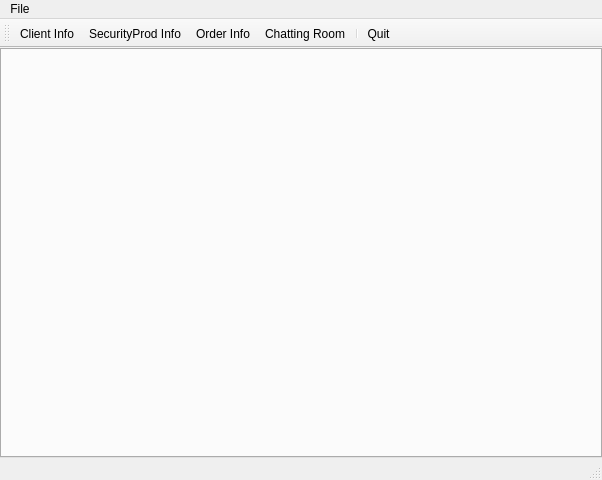
<?xml version="1.0" encoding="UTF-8"?>
<ui version="4.0">
 <class>MainWindow_Admin</class>
 <widget class="QMainWindow" name="MainWindow_Admin">
  <property name="geometry">
   <rect>
    <x>0</x>
    <y>0</y>
    <width>602</width>
    <height>480</height>
   </rect>
  </property>
  <property name="windowTitle">
   <string>MainWindow</string>
  </property>
  <widget class="QWidget" name="centralwidget">
   <layout class="QVBoxLayout" name="verticalLayout">
    <property name="leftMargin">
     <number>0</number>
    </property>
    <property name="topMargin">
     <number>0</number>
    </property>
    <property name="rightMargin">
     <number>0</number>
    </property>
    <property name="bottomMargin">
     <number>0</number>
    </property>
    <item>
     <widget class="QTabWidget" name="tabWidget">
      <property name="currentIndex">
       <number>-1</number>
      </property>
     </widget>
    </item>
   </layout>
  </widget>
  <widget class="QMenuBar" name="menubar">
   <property name="geometry">
    <rect>
     <x>0</x>
     <y>0</y>
     <width>602</width>
     <height>37</height>
    </rect>
   </property>
   <widget class="QMenu" name="menuFile">
    <property name="title">
     <string>File</string>
    </property>
    <addaction name="actionClient_Info"/>
    <addaction name="actionSecurityProd_Info"/>
    <addaction name="actionOrder_Info"/>
    <addaction name="actionChatting_Room"/>
    <addaction name="separator"/>
    <addaction name="actionQuit"/>
   </widget>
   <addaction name="menuFile"/>
  </widget>
  <widget class="QStatusBar" name="statusbar"/>
  <widget class="QToolBar" name="toolBar">
   <property name="windowTitle">
    <string>toolBar</string>
   </property>
   <attribute name="toolBarArea">
    <enum>TopToolBarArea</enum>
   </attribute>
   <attribute name="toolBarBreak">
    <bool>false</bool>
   </attribute>
   <addaction name="actionClient_Info"/>
   <addaction name="actionSecurityProd_Info"/>
   <addaction name="actionOrder_Info"/>
   <addaction name="actionChatting_Room"/>
   <addaction name="separator"/>
   <addaction name="actionQuit"/>
  </widget>
  <action name="actionClient_Info">
   <property name="icon">
    <iconset resource="ImagesTool.qrc">
     <normaloff>:/images/public-relation.png</normaloff>:/images/public-relation.png</iconset>
   </property>
   <property name="text">
    <string>Client Info</string>
   </property>
  </action>
  <action name="actionSecurityProd_Info">
   <property name="icon">
    <iconset resource="ImagesTool.qrc">
     <normaloff>:/images/firewall-security.png</normaloff>:/images/firewall-security.png</iconset>
   </property>
   <property name="text">
    <string>SecurityProd Info</string>
   </property>
  </action>
  <action name="actionOrder_Info">
   <property name="icon">
    <iconset resource="ImagesTool.qrc">
     <normaloff>:/images/Upload-Icon-Logo-PNG-Photos.png</normaloff>:/images/Upload-Icon-Logo-PNG-Photos.png</iconset>
   </property>
   <property name="text">
    <string>Order Info</string>
   </property>
  </action>
  <action name="actionChatting_Room">
   <property name="icon">
    <iconset resource="ImagesTool.qrc">
     <normaloff>:/images/chat.png</normaloff>:/images/chat.png</iconset>
   </property>
   <property name="text">
    <string>Chatting Room</string>
   </property>
  </action>
  <action name="actionQuit">
   <property name="icon">
    <iconset resource="ImagesTool.qrc">
     <normaloff>:/images/Exit-PNG-Transparent-Image.png</normaloff>:/images/Exit-PNG-Transparent-Image.png</iconset>
   </property>
   <property name="text">
    <string>Quit</string>
   </property>
  </action>
 </widget>
 <resources>
  <include location="ImagesTool.qrc"/>
 </resources>
 <connections/>
</ui>
